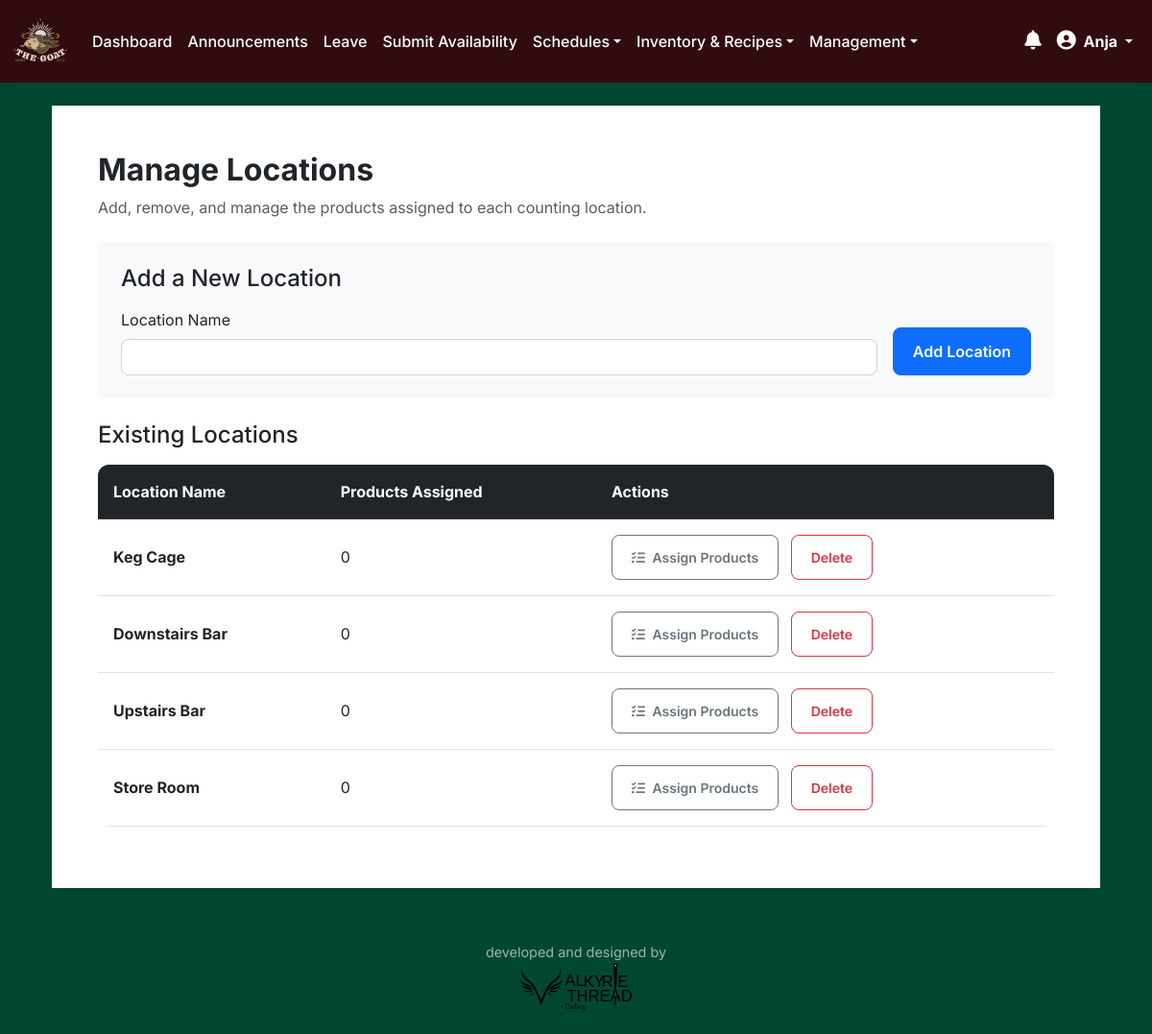
The page /locations (signed in) on the database its author committed.
### app.py (models this page shows)
class User(db.Model, UserMixin):
    id = db.Column(db.Integer, primary_key=True)
    username = db.Column(db.String(20), unique=True, nullable=False)
    full_name = db.Column(db.String(100), nullable=False)
    password = db.Column(db.String(60), nullable=False)
    password_reset_requested = db.Column(db.Boolean, nullable=False, default=False)
    last_seen = db.Column(db.DateTime, default=datetime.utcnow)
    force_logout_requested = db.Column(db.Boolean, default=False)
    is_suspended = db.Column(db.Boolean, default=False, nullable=False)
    suspension_end_date = db.Column(db.Date, nullable=True)
    suspension_document_path = db.Column(db.String(255), nullable=True) # Path to the uploaded document
    roles = db.relationship('Role', secondary=user_roles, backref=db.backref('users', lazy='dynamic'))
    counts = db.relationship('Count', backref='user', lazy=True)
    announcements = db.relationship('Announcement', backref='user', lazy=True)
    seen_announcements = db.relationship('Announcement', secondary=announcement_view, back_populates='viewers', lazy='dynamic')
    @property
    def role_names(self):
        return [role.name for role in self.roles]
    def has_role(self, role_name):
        return role_name in self.role_names

class Location(db.Model):
    id = db.Column(db.Integer, primary_key=True)
    name = db.Column(db.String(50), unique=True, nullable=False)
    products = db.relationship('Product', secondary=product_location, back_populates='locations', lazy='dynamic')

### app.py (the view, shortened to what this page needs)
@app.route('/locations', methods=['GET', 'POST'])
@login_required
@role_required(['manager', 'general_manager', 'system_admin'])
def manage_locations():
    locations = Location.query.all()
    return render_template('locations.html', locations=locations)

### app.py (called while the page is built, shortened)
@login_manager.user_loader
def load_user(user_id):
    return User.query.get(int(user_id))

def role_required(role_names):
    def wrapper(fn):
        @wraps(fn)
        def decorated_view(*args, **kwargs):
            if not current_user.is_authenticated or not any(role.name in role_names for role in current_user.roles):
                flash('Access Denied: You are not authorized to view this page.', 'danger')
                return redirect(url_for('dashboard'))
            return fn(*args, **kwargs)
        return decorated_view
    return wrapper

@app.before_request
def before_request_handler():
    if current_user.is_authenticated:
        db_changed = False
        if current_user.is_suspended and current_user.suspension_end_date and datetime.utcnow().date() > current_user.suspension_end_date:
            current_user.is_suspended = False
            current_user.suspension_end_date = None
            current_user.suspension_document_path = None # Clear document path on auto-reinstatement
            db_changed = True
            flash('Your suspension period has ended. Full access has been restored.', 'info')
        current_user.last_seen = datetime.utcnow()
        db_changed = True
        if db_changed:
            db.session.commit()

### templates/locations.html (shortened to what this page needs)
{% extends "base.html" %}
{% block content %}
<div class="container mt-4">
    <div class="card shadow-sm">
        <div class="card-body p-4 p-md-5">
            <h2 class="card-title mb-2">Manage Locations</h2>
            <p class="text-muted mb-4">Add, remove, and manage the products assigned to each counting location.</p>
            <div class="p-4 rounded-3 mb-4" style="background-color: #f8f9fa;">
                <h4 class="mb-3">Add a New Location</h4>
                <form action="{{ url_for('manage_locations') }}" method="POST" class="row g-3 align-items-end">
                    <div class="col">
                        <label for="name" class="form-label">Location Name</label>
                        <input type="text" id="name" name="name" class="form-control" required>
                    </div>
                    <div class="col-auto">
                        <button type="submit" class="btn btn-primary">Add Location</button>
                    </div>
                </form>
            </div>
            <h4 class="mb-3">Existing Locations</h4>
            {% if locations %}
                <div class="table-responsive">
                    <table class="table table-hover">
                        <thead class="table-dark">
                            <tr>
                                <th>Location Name</th>
                                <th>Products Assigned</th>
                                <th>Actions</th>
                            </tr>
                        </thead>
                        <tbody>
                            {% for location in locations %}
                            <tr>
                                <td class="fw-bold">{{ location.name }}</td>
                                <td>{{ location.products.count() }}</td>
                                <td>
                                    <a href="{{ url_for('assign_products', location_id=location.id) }}" class="btn btn-sm btn-outline-secondary me-2">
                                        <i class="fas fa-tasks me-1"></i> Assign Products
                                    </a>
                                    <form action="{{ url_for('delete_location', location_id=location.id) }}" method="post" class="d-inline">
                                        <button type="submit" class="btn btn-sm btn-outline-danger" onclick="return confirm('Are you sure you want to delete this location? This cannot be undone.')">Delete</button>
                                    </form>
                                </td>
                            </tr>
                            {% endfor %}
                        </tbody>
                    </table>
                </div>
            {% else %}
                <p class="text-muted">No locations found. Please add one using the form above.</p>
            {% endif %}
        </div>
    </div>
</div>
{% endblock %}

### templates/base.html (shortened to what this page needs)
<!DOCTYPE html>
<html lang="en">
<head>
    <link href="https://cdn.jsdelivr.net/npm/bootstrap@5.3.0/dist/css/bootstrap.min.css" rel="stylesheet">
    <link rel="stylesheet" href="https://cdnjs.cloudflare.com/ajax/libs/font-awesome/6.4.0/css/all.min.css">
    <link href="{{ url_for('static', filename='styles.css') }}" rel="stylesheet">
</head>
<body class="d-flex flex-column min-vh-100">
    <nav class="navbar navbar-expand-lg navbar-dark custom-navbar">
        <div class="container-fluid">
            <a class="navbar-brand" href="{{ url_for('dashboard') }}">
                <img src="{{ url_for('static', filename='logo.avif') }}" alt="Inventory Logo" width="60" height="60">
            </a>
            <div class="collapse navbar-collapse" id="navbarNav">
                <ul class="navbar-nav me-auto">
                    {% if current_user.is_authenticated %}
                        <li class="nav-item"><a class="nav-link" href="{{ url_for('dashboard') }}">Dashboard</a></li>
                        {% if not current_user.has_role('scheduler') or current_user.has_role('system_admin') or current_user.has_role('general_manager') %}
                        <li class="nav-item"><a class="nav-link" href="{{ url_for('announcements') }}">Announcements</a></li>
                        {% endif %}
                        {% if not current_user.has_role('scheduler') or current_user.has_role('system_admin') or current_user.has_role('general_manager') %}
                        <li class="nav-item"><a class="nav-link" href="{{ url_for('leave_requests') }}">Leave</a></li>
                        {% endif %}
                        {% if current_user.has_role('bartender') or current_user.has_role('waiter') or current_user.has_role('skullers') or current_user.has_role('manager') or current_user.has_role('general_manager') or current_user.has_role('system_admin') %}
                            <li class="nav-item"><a class="nav-link" href="{{ url_for('submit_shifts') }}">Submit Availability</a></li>
                        {% endif %}
                        {% if current_user.has_role('bartender') or current_user.has_role('waiter') or current_user.has_role('skullers') or current_user.has_role('manager') or current_user.has_role('general_manager') or current_user.has_role('scheduler') or current_user.has_role('system_admin') %}
                            <li class="nav-item dropdown">
                                <a class="nav-link dropdown-toggle" href="#" id="scheduleViewDropdown" role="button" data-bs-toggle="dropdown" aria-expanded="false">Schedules</a>
                            </li>
                        {% endif %}
                        {% if current_user.has_role('bartender') or current_user.has_role('manager') or current_user.has_role('general_manager') or current_user.has_role('system_admin') %}
                        <li class="nav-item dropdown">
                            <a class="nav-link dropdown-toggle" href="#" id="inventoryDropdown" role="button" data-bs-toggle="dropdown" aria-expanded="false">Inventory & Recipes</a>
                        </li>
                        {% endif %}
                        {% set management_roles = ['manager', 'general_manager', 'scheduler', 'system_admin', 'business_owner'] %}
                        {% if management_roles | select('in', current_user.role_names) | list | length > 0 %}
                        <li class="nav-item dropdown">
                            <a class="nav-link dropdown-toggle" href="#" id="managementDropdown" role="button" data-bs-toggle="dropdown" aria-expanded="false">Management</a>
                        </li>
                        {% endif %}
                    {% endif %}
                </ul>
                <ul class="navbar-nav ms-auto align-items-center">
                    {% if current_user.is_authenticated %}
                        <li class="nav-item dropdown">
                            <a class="nav-link" href="#" role="button" id="notificationBell" data-bs-toggle="dropdown" aria-expanded="false">
                                <i class="fas fa-bell fs-5"></i>
                            </a>
                        </li>
                        <li class="nav-item dropdown">
                            <a class="nav-link dropdown-toggle active" href="#" role="button" data-bs-toggle="dropdown" aria-expanded="false">
                                <i class="fas fa-user-circle me-1 fs-5"></i> {{ current_user.full_name }}
                            </a>
                        </li>
                    {% endif %}
                </ul>
            </div>
        </div>
    </nav>
    <div class="wrapper flex-grow-1">
        <main class="container mt-4">
            {% block content %}{% endblock %}
        </main>
    </div>
    <footer class="app-footer">
        <div class="container">
            <p class="mb-0">developed and designed by</p><img src="{{ url_for('static', filename='Valkyrie_Logo.svg') }}" alt="code by Valkyrie Thread" height="50">
        </div>
    </footer>
    {% if current_user.is_authenticated %}
    <div class="toast-container position-fixed bottom-0 end-0 p-3"></div>
    {% endif %}
</body>
</html>

### static/styles.css (style rules this page uses)
html { box-sizing: border-box; }
*, *::before, *::after { box-sizing: inherit; }
body { background-color: rgb(0 71 49); font-family: 'Inter', sans-serif; color: #343a40; }
.custom-navbar { background-color: rgb(48, 12, 16) !important; box-shadow: 0 2px 4px rgba(0,0,0,0.1); position: sticky; top: 0; z-index: 1030; }
.custom-navbar .nav-link { color: white !important; font-weight: 500; transition: background-color 0.2s ease-in-out; }
.custom-navbar .nav-link.active { font-weight: bold; }
.card { border: none; border-radius: 0.75rem; transition: box-shadow 0.3s ease, transform 0.3s ease; }
.card-title { font-weight: 700; }
.card-body { background-color: white; }
.form-control, .form-select { border-radius: 0.5rem; border: 1px solid #ced4da; transition: border-color 0.2s ease, box-shadow 0.2s ease; }
.btn { border-radius: 0.5rem; font-weight: 600; padding: 0.75rem 1.25rem; transition: all 0.2s ease-in-out; }
.btn-primary { background-color: #0d6efd; border-color: #0d6efd; }
.table { border-radius: 0.75rem; overflow: hidden; }
.table thead { background-color: #343a40; color: white; }
.table th { padding: 1rem; }
.table td { padding: 1rem; vertical-align: middle; }
.app-footer { padding: 1.5rem 0; margin-top: 2rem; color: rgba(255, 255, 255, 0.6); text-align: center; font-size: 0.9rem; }

### rows shown on the page
User: full_name "Anja"
Location: name "Keg Cage", products.count "0"
Location: name "Downstairs Bar", products.count "0"
Location: name "Upstairs Bar", products.count "0"
Location: name "Store Room", products.count "0"
